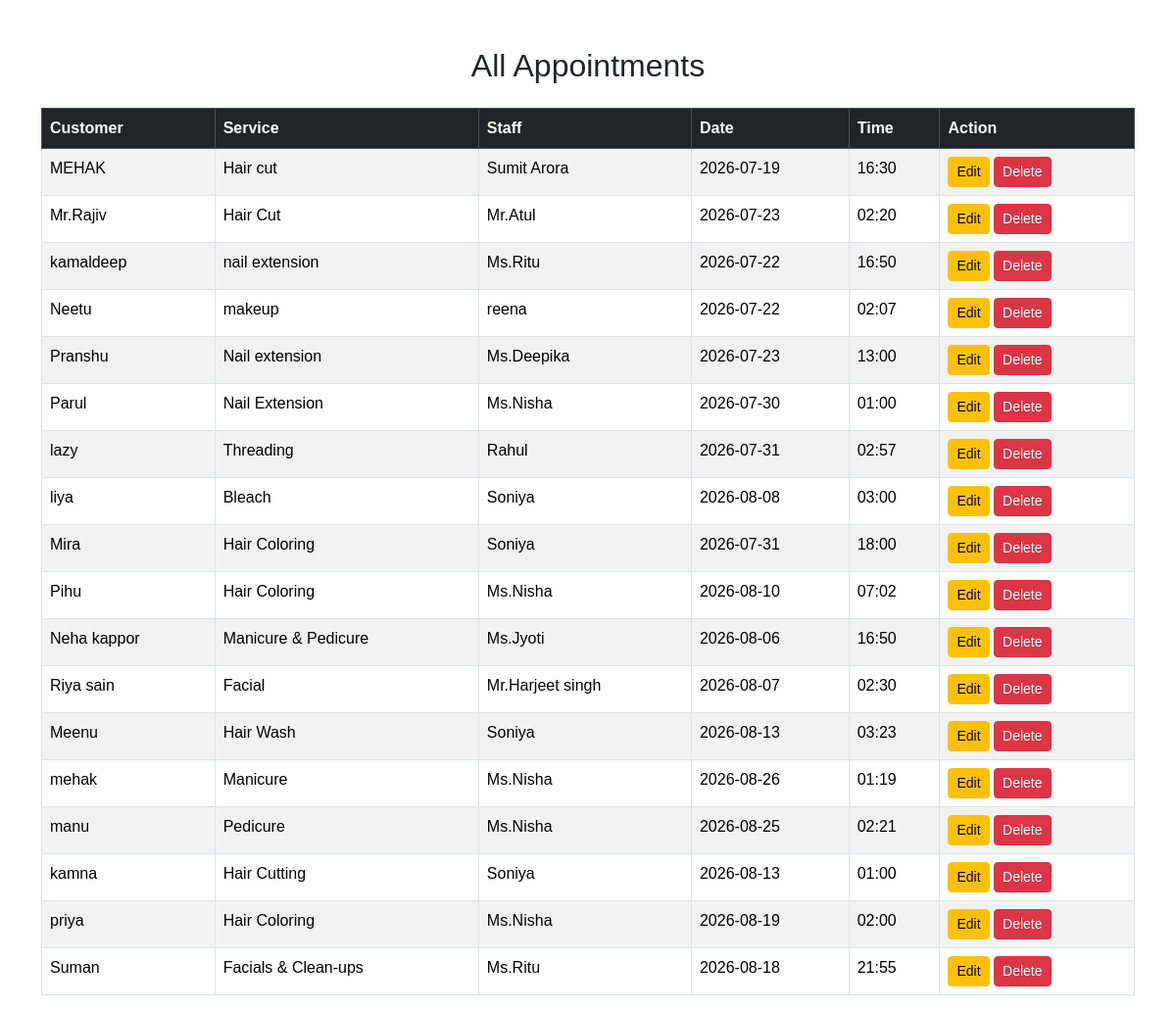
/view_appointment, run on the app's committed database.
### models.py (models this page shows)
class Appointment(db.Model):
    id = db.Column(db.Integer, primary_key=True)
    customer_name = db.Column(db.String(100), nullable=False)
    customer_gender = db.Column(db.String(10), nullable=True)
    service_name = db.Column(db.String(100), nullable=False)
    staff_name = db.Column(db.String(100), nullable=False)
    appointment_date = db.Column(db.String(20), nullable=False)
    appointment_time = db.Column(db.String(20), nullable=False)

### app.py (the view)
@app.route('/view_appointment')
def view_appointment():
    appointment = Appointment.query.all()
    return render_template("view_appointment.html", appointment=appointment)

### templates/view_appointment.html
{% extends "base.html" %}
{% block content %}
<div class="container mt-5">
    <h2 class="text-center mb-4">All Appointments</h2>
    <table class="table table-bordered table-striped">
        <thead class="table-dark">
            <tr>
                <th>Customer</th>
                <th>Service</th>
                <th>Staff</th>
                <th>Date</th>
                <th>Time</th>
                <th>Action</th>
            </tr>
        </thead>
        <tbody>
        {% for appointment in appointment %}
        <tr>
            <td>{{ appointment.customer_name }}</td>
            <td>{{ appointment.service_name }}</td>
            <td>{{ appointment.staff_name }}</td>
            <td>{{ appointment.appointment_date }}</td>
            <td>{{ appointment.appointment_time }}</td>
            <td>
                <a href="/edit_appointment/{{ appointment.id }}"
                   class="btn btn-warning btn-sm">
                    Edit
                </a>
                <a href="/delete_appointment/{{ appointment.id }}"
                   class="btn btn-danger btn-sm">
                    Delete
                </a>
            </td>
        </tr>
        {% endfor %}
        </tbody>
    </table>
</div>
{% endblock %}

### templates/base.html (shortened to what this page needs)
<!DOCTYPE html>
<html>
<head>
    <link rel="stylesheet" href="{{ url_for('static', filename='css/style.css') }}">
       <link href="https://cdn.jsdelivr.net/npm/bootstrap@5.3.7/dist/css/bootstrap.min.css" rel="stylesheet">
</head>
<body>
<div >
{% block content %}
{% endblock %}
</div>
</body>
</html>

### static/css/style.css (style rules this page uses)
* { margin:0; padding:0; box-sizing:border-box; font-family:'Poppins',sans-serif; }
body { background:linear-gradient(135deg,#aa768b,#d9b5ef,#aecef4); min-height:100vh; }
body { font-family:'Poppins',sans-serif; background:#424142; }
body { background:linear-gradient(135deg,#fb9fc4,#fff5f8); font-family:'Poppins',sans-serif; }
body { background:linear-gradient(135deg,#f5ecef,#f9d7e1); font-family:'Poppins',sans-serif; }
html,body { margin: 0; padding: 0%; width: 100%; overflow-x: hidden; }
body { background: #f5f5f5; margin: 0; }
body { background:#f58ebf; }

### data on the page
Appointment: customer_name "MEHAK", service_name "Hair cut", staff_name "Sumit Arora", appointment_date "2026-07-19", appointment_time "16:30"
Appointment: customer_name "Mr.Rajiv", service_name "Hair Cut", staff_name "Mr.Atul", appointment_date "2026-07-23", appointment_time "02:20"
Appointment: customer_name "kamaldeep", service_name "nail extension", staff_name "Ms.Ritu", appointment_date "2026-07-22", appointment_time "16:50"
Appointment: customer_name "Neetu", service_name "makeup", staff_name "reena", appointment_date "2026-07-22", appointment_time "02:07"
Appointment: customer_name "Pranshu", service_name "Nail extension", staff_name "Ms.Deepika", appointment_date "2026-07-23", appointment_time "13:00"
Appointment: customer_name "Parul", service_name "Nail Extension", staff_name "Ms.Nisha", appointment_date "2026-07-30", appointment_time "01:00"
Appointment: customer_name "lazy", service_name "Threading", staff_name "Rahul", appointment_date "2026-07-31", appointment_time "02:57"
Appointment: customer_name "liya", service_name "Bleach", staff_name "Soniya", appointment_date "2026-08-08", appointment_time "03:00"
Appointment: customer_name "Mira", service_name "Hair Coloring", staff_name "Soniya", appointment_date "2026-07-31", appointment_time "18:00"
Appointment: customer_name "Pihu", service_name "Hair Coloring", staff_name "Ms.Nisha", appointment_date "2026-08-10", appointment_time "07:02"
Appointment: customer_name "Neha kappor", service_name "Manicure & Pedicure", staff_name "Ms.Jyoti", appointment_date "2026-08-06", appointment_time "16:50"
Appointment: customer_name "Riya sain", service_name "Facial", staff_name "Mr.Harjeet singh", appointment_date "2026-08-07", appointment_time "02:30"
Appointment: customer_name "Meenu", service_name "Hair Wash", staff_name "Soniya", appointment_date "2026-08-13", appointment_time "03:23"
Appointment: customer_name "mehak", service_name "Manicure", staff_name "Ms.Nisha", appointment_date "2026-08-26", appointment_time "01:19"
Appointment: customer_name "manu", service_name "Pedicure", staff_name "Ms.Nisha", appointment_date "2026-08-25", appointment_time "02:21"
Appointment: customer_name "kamna", service_name "Hair Cutting", staff_name "Soniya", appointment_date "2026-08-13", appointment_time "01:00"
Appointment: customer_name "priya", service_name "Hair Coloring", staff_name "Ms.Nisha", appointment_date "2026-08-19", appointment_time "02:00"
Appointment: customer_name "Suman", service_name "Facials & Clean-ups", staff_name "Ms.Ritu", appointment_date "2026-08-18", appointment_time "21:55"
